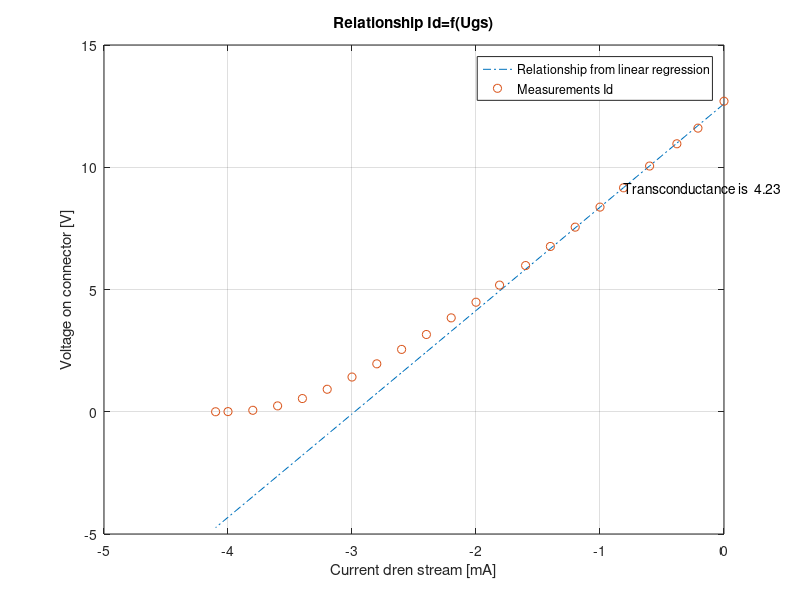

Reproduce this figure in MATLAB.
% This MATLAB script calculates transconductance for electronic system with MOSFET
% Where Id = f(Ugs)
% Id is electric current, Ugs is voltage
% Data
Id=[12.7,11.6,10.96,10.05,9.16,8.37,7.55,6.76,5.98,5.18,4.48,3.84,3.16,2.55,1.96,1.42,0.92,0.54,0.24,0.06,0.006,0];
Ugs=[0,-0.21,-0.38,-0.6,-0.81,-1,-1.2,-1.4,-1.6,-1.81,-2,-2.2,-2.4,-2.6,-2.8,-3,-3.2,-3.4,-3.6,-3.8,-4,-4.1];

% Linear regression for first 7 measurements
x = polyfit(Ugs(1:7), Id(1:7), 1);
f= x(1) * Ugs + x(2);

% Trabsconductance
trans = x(1);

plot(Ugs, f, '-.', Ugs, Id, 'o');
hold on;
grid on;
title('Relationship Id=f(Ugs)');
xlabel('Current dren stream [mA]');
ylabel('Voltage on connector [V]');

text(Ugs(5), Id(5), sprintf('Transconductance is  %.2f', trans), 'HorizontalAlignment', 'left');
legend('Relationship from linear regression', 'Measurements Id', 'Location', 'best');
hold off;
